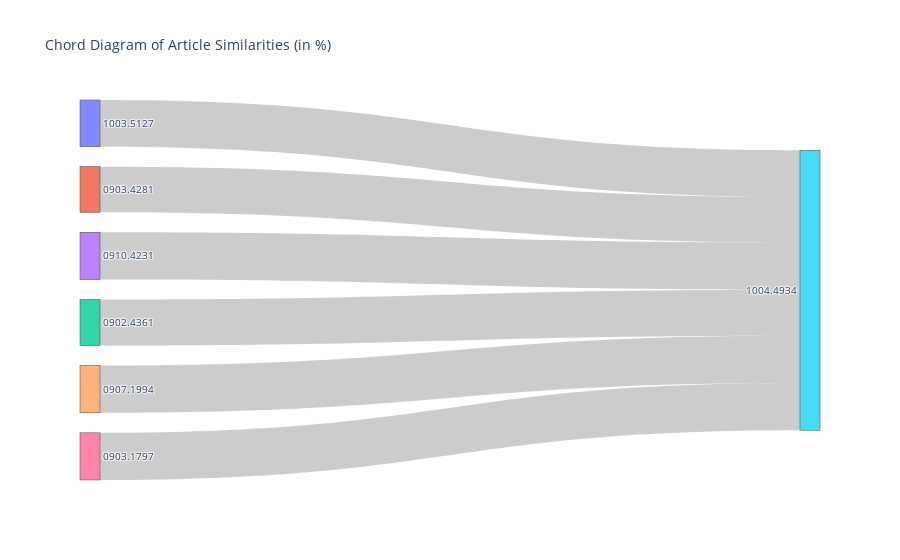

Notebook code cell kept with this figure:
### Code cell
labels = list(set([article1 for article1, _, _ in similar_articles] + [article2 for _, article2, _ in similar_articles]))
source = [labels.index(a1) for a1, a2, _ in similar_articles]
target = [labels.index(a2) for a1, a2, _ in similar_articles]
value = [sim * 100 for _, _, sim in similar_articles]  

fig = go.Figure(data=[go.Sankey(
    node=dict(
        label=labels
    ),
    link=dict(
        source=source,
        target=target,
        value=value
    )
)])

fig.update_layout(
    title_text="Chord Diagram of Article Similarities (in %)",
    font_size=10
)

fig.show()

### Figure 1 — Plotly figure (JSON) as saved in the notebook; plotly's stock layout.template omitted (floating-point values rounded to 4 significant figures)
{"data": [{"link": {"source": [4, 0, 2, 3, 6, 1], "target": [5, 5, 5, 5, 5, 5], "value": [82.02, 80.79, 79.44, 82.02, 81.71, 79.01]}, "node": {"label": ["1003.5127", "0903.4281", "0902.4361", "0910.4231", "0907.1994", "1004.4934", "0903.1797"]}, "type": "sankey"}], "layout": {"font": {"size": 10}, "title": {"text": "Chord Diagram of Article Similarities (in %)"}}}
